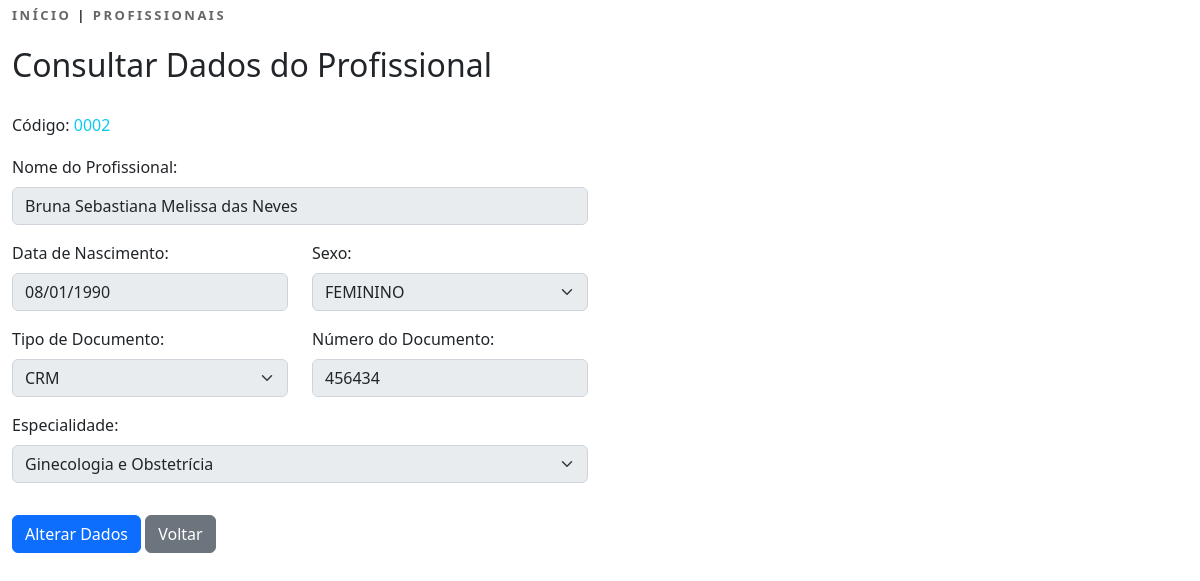
The page /Office/Profissionais/Editar&idu=400&idp=403&acao=consultar (signed in) on the database its author committed.
### tables this page shows
CREATE TABLE IF NOT EXISTS `profissionais` (
  `id` int NOT NULL AUTO_INCREMENT,
  `id_especialidade` int NOT NULL,
  `nome` varchar(60) NOT NULL,
  `sexo` char(1) NOT NULL,
  `data_nascimento` date NOT NULL,
  `documento_tipo` varchar(5) NOT NULL,
  `documento_numero` varchar(20) NOT NULL,
  `status` varchar(20) NOT NULL,
  `data_cad` datetime NOT NULL,
  PRIMARY KEY (`id`)
);

### app/controllers/ProfissionaisController.php (called while the page is built, shortened)
<?php
$vGet = $_GET;
require_once( LOCAL . '/app/config/includes/funcoes.php');
$id_usuario = isset($vGet['idu']) ? codigoHash((int)$vGet['idu'], "d") : 0;
$id_profissional = isset($vGet['idp']) ? codigoHash((int)$vGet['idp'], "d") : 0;
$acao = isset($vGet['acao']) ? $vGet['acao'] : 'novo';
$include_onde = "profissionais.php";
include_once(LOCAL . "/app/model/ProfissionalModel.php");
if ($vParameters==="novo" || $vParameters==="editar") {
    $include_onde = "profissionais_editar.php";
} else if ($vParameters==="salvar") {
    if (isset($vAlerta) && !empty($vAlerta)) {
        $include_onde = "profissionais_editar.php";
    }
}
include_once "app/views/office/{$include_onde}";

### index.php (called while the page is built, shortened)
<?php
include_once("app/config/route.php");
include_once( $includeController );

### app/config/includes/funcoes.php (called while the page is built, shortened)
<?php
function codigoHash($codigo, $acao = null){
    $vCodigo = is_null($acao) ? ((int)$codigo * (int)$codigo + 399) : sqrt((int)$codigo - 399);
    return $vCodigo;
}

### app/model/ProfissionalModel.php (called while the page is built, shortened)
<?php
require_once( LOCAL . '/app/config/includes/connection.php');
$dados = [];
$especialidades = [];
if (!empty($vParameters)) {
    $query = $conn->query("SELECT * FROM especialidades ORDER BY especialidade");
        while ($re = mysqli_fetch_assoc($query)) {
            $especialidades[] = ["Id" => $re['id'], "Especialidade" => $re['especialidade']];
        }
}
if ($vParameters==="novo") {
} else if ($vParameters==="editar") {
    $query = $conn->query("SELECT profissionais.*, especialidades.especialidade FROM profissionais INNER JOIN especialidades ON profissionais.id_especialidade=especialidades.id WHERE profissionais.id=$id_profissional");
        $re = mysqli_fetch_array($query);
        $dadosForm = $re;
} else if ($vParameters==="salvar") {
    $dadosForm = $_POST;
    $vAlerta = "";
    if (empty($dadosForm['nome'])) { $vAlerta .= "<div>O campo <strong>Nome do Paciente</strong> n&atilde;o pode ser vazio.</div>"; }
    if (empty($dadosForm['sexo'])) { $vAlerta .= "<div>O campo <strong>Sexo</strong> n&atilde;o pode ser vazio.</div>"; }
    if (empty($dadosForm['data_nasc'])) { $vAlerta .= "<div>o Campo <strong>Data de Nascimento</strong> n&atilde;o pode ser vazio.</div>"; }
    if (empty($dadosForm['documento_tipo'])) { $vAlerta .= "<div>o Campo <strong>Tipo de Documento</strong> n&atilde;o pode ser vazio.</div>"; }
    if (empty($dadosForm['documento_numero'])) { $vAlerta .= "<div>o Campo <strong>N&uacute;mero do Documento</strong> n&atilde;o pode ser vazio.</div>"; }
    if (empty($dadosForm['especialidade'])) { $vAlerta .= "<div>o Campo <strong>Especialidade</strong> n&atilde;o pode ser vazio.</div>"; }
    $vData = date("Y-m-d H:i:s");
    if (empty($vAlerta)) {
        if ($dadosForm['acao']==="novo") {
            $valores = "0" . (int)$dadosForm['especialidade'] . ",";
            $valores .= "'" . $dadosForm['nome'] . "',";
            $valores .= "'" . $dadosForm['sexo'] . "',";
            $valores .= "'" . date("Y-m-d", strtotime($dadosForm['data_nasc'])) . "',";
            $valores .= "'" . $dadosForm['documento_tipo'] . "',";
            $valores .= "'" . $dadosForm['documento_numero'] . "',";
            $valores .= "'',";
            $valores .= "'" . $vData . "'";
            $campos = "id_especialidade, nome, sexo, data_nascimento, documento_tipo, documento_numero, status, data_cad";
            try{
                $conn->query("INSERT INTO profissionais ($campos) VALUES ($valores)");
                $profissionais = $conn->query("SELECT id FROM profissionais
                            WHERE nome='" . $dadosForm['nome'] . "'
                            AND documento_numero='" . $dadosForm['documento_numero'] . "'
                            AND data_cad='" .  $vData . "'");
                    $re = mysqli_fetch_array($profissionais);
                    $id_profissional = $re['id'];
                mysqli_free_result($profissionais);
            } catch (Exception $e) {
                $vAlerta = $e->getMessage();
            }
        } else {
            try{
                $where = " WHERE id=" . $dadosForm['id_profissional'];
                $sql = "UPDATE profissionais SET
                    id_especialidade=0" . (int)$dadosForm['especialidade']  . ",
                    nome='" . $dadosForm['nome'] . "',
                    sexo='" . $dadosForm['sexo'] . "',
                    data_nascimento='" . date("Y-m-d", strtotime($dadosForm['data_nasc'])) . "',
                    documento_tipo='" . $dadosForm['documento_tipo'] . "',
                    documento_numero='" . $dadosForm['documento_numero'] . "'
                    $where";
                $conn->query($sql);
                $id_profissional =  $dadosForm['id_profissional'];
            } catch (Exception $e) {
                $vAlerta = $e->getMessage();
            }
        }
    }
    if (empty($vAlerta)) {
        $query = $conn->query("SELECT profissionais.*, especialidades.especialidade FROM profissionais INNER JOIN especialidades ON profissionais.id_especialidade=especialidades.id ORDER BY profissionais.nome");
            while ($re = mysqli_fetch_assoc($query)) {
                $dados[] = $re;
            }
        mysqli_free_result($query);
    }
} else {
  $query = $conn->query("SELECT profissionais.*, especialidades.especialidade FROM profissionais INNER JOIN especialidades ON profissionais.id_especialidade=especialidades.id ORDER BY profissionais.nome");
    while ($re = mysqli_fetch_assoc($query)) {
      $dados[] = $re;
    }
  mysqli_free_result($query);
}

### app/views/office/profissionais_editar.php (the view, shortened to what this page needs)
<!DOCTYPE html>
<html lang="pt-br">
    <head>
        <link href="<?=URL?>/assets/bootstrap/css/bootstrap.min.css" rel="stylesheet">
        <link rel="stylesheet" href="<?=URL?>/assets/bootstrap/css/fontawesome.min.css">
        <link rel="stylesheet" type="text/css" href="<?=URL?>/app/views/office/assets/css/style_index_01.css"/>
    </head>
    <body>
        <div class="container-fluid">
            <div class="row">
                <div class="col">
                    <div class="links-voltar">
                        <a href="<?=URL?>/Office/Inicio" class="links"><span>INÍCIO</span></a> |
                        <a href="<?=URL?>/Office/Profissionais" class="links"><span>PROFISSIONAIS</span></a>
                    </div>
                    <h2><?=($acao==="consultar" ? 'Consultar Dados do Profissional' : ($acao==="alterar" ? 'Atualizar Dados do Profissional' : 'Cadastrar Novo Profissional'))?></h2><br>
                </div>
            </div>
            <div class="row">
                <div class="col">
                    <form method="post" action="<?=URL?>/Office/Profissionais/Salvar">
                        <?php
                        if ($acao==="consultar" || $acao==="alterar") {
                            ?>
                            <h6 style="margin-bottom: 20px">Código: <span class="text-info"><?=str_pad($id_profissional, 4, "0", STR_PAD_LEFT)?></span></h6>
                            <?php
                        }
                        ?>
                        <div class="row mb-3">
                            <div class="col-md-6">
                                <fieldset<?=($acao==="consultar" ? " disabled" : "")?>>
                                    <div class="row mb-3">
                                        <div class="col">
                                            <label for="nome" class="form-label">Nome do Profissional:</label>
                                            <input type="text" id="nome" name="nome" class="form-control" value="<?=(isset($dadosForm['nome']) ? $dadosForm['nome'] : '')?>"/>
                                        </div>
                                    </div>
                                    <div class="row mb-3">
                                        <div class="col-md-6">
                                            <label for="data_nasc" class="form-label">Data de Nascimento:</label>
                                            <input type="date" id="data_nasc" name="data_nasc" class="form-control" value="<?=(isset($dadosForm['data_nascimento']) ? $dadosForm['data_nascimento'] : '')?>" />
                                        </div>
                                        <div class="col-md-6">
                                            <label for="sexo" class="form-label">Sexo:</label>
                                            <select name="sexo" id="sexo" class="form-select">
                                                <option value="F"<?=(isset($dadosForm['sexo']) && $dadosForm['sexo']==="F" ? ' selected' : '')?>>FEMININO</option>
                                            </select>
                                        </div>
                                    </div>
                                    <div class="row mb-3">
                                        <div class="col-md-6">
                                            <label for="documento_tipo" class="form-label">Tipo de Documento:</label>
                                            <select name="documento_tipo" id="documento_tipo" class="form-select">
                                                <option value="CRM"<?=(isset($dadosForm['documento_tipo']) && $dadosForm['documento_tipo']==="CRM" ? ' selected' : '')?>>CRM</option>
                                            </select>
                                        </div>
                                        <div class="col-md-6">
                                            <label for="documento_numero" class="form-label">N&uacute;mero do Documento:</label>
                                            <input type="text" id="documento_numero" name="documento_numero" class="form-control" value="<?=(isset($dadosForm['documento_numero']) ? $dadosForm['documento_numero'] : '')?>" />
                                        </div>
                                    </div>
                                    <div class="row mb-3">
                                        <div class="col">
                                            <label for="especialidade" class="form-label">Especialidade:</label>
                                            <select name="especialidade" id="especialidade" class="form-select">
                                                <?php
                                                foreach ($especialidades AS $dado) {
                                                    echo '<option value="' . $dado['Id'] . '"' . ($dado['Id']===$dadosForm['id_especialidade'] ? ' selected' : '') . '>' . $dado['Especialidade'] . '</option>';
                                                }
                                                ?>
                                            </select>
                                        </div>
                                    </div>
                                </fieldset>
                            </div>
                        </div>
                        <div class="row mb-3">
                            <div class="col">
                                <?php
                                if ($acao==="consultar") {
                                    ?>
                                    <a href="<?=URL?>/Office/Profissionais/Editar&idu=<?=codigoHash($id_usuario)?>&idp=<?=codigoHash($id_profissional)?>&acao=alterar" class="btn btn-primary">Alterar Dados</a>
                                    <a href="<?=URL?>/Office/Profissionais&idu=<?=codigoHash($id_usuario)?>" class="btn btn-secondary">Voltar</a>
                                    <?php
                                } else if($acao==="novo" || $acao==="alterar") {
                                    ?>
                                    <input type="submit" class="btn btn-success btn-lg" value="Salvar Dados"/>
                                    <a href="<?=URL?>/Office/Profissionais&idu=<?=codigoHash($id_usuario)?>" class="btn btn-secondary btn-lg">Voltar</a>
                                    <?php
                                }
                                ?>
                            </div>
                        </div>
                    </form>
                </div>
            </div>
        </div>
    </body>
</html>

### app/views/office/assets/css/style_index_01.css (style rules this page uses)
a:link.links { text-decoration: none; color: #666666; }
.links-voltar { font-size: 13px; font-weight: bold; letter-spacing: 2.5px; margin-top: 6px; margin-bottom: 20px; }

### rows shown on the page
profissionais: nome "Bruna Sebastiana Melissa das Neves", data_nasc "08/01/1990", sexo "FEMININO", documento_tipo "CRM", documento_numero "456434", especialidade "Ginecologia e Obstetrícia"

### other values the page prints
str_pad($id_profissional, 4, "0", STR_PAD_LEFT) "0002"
